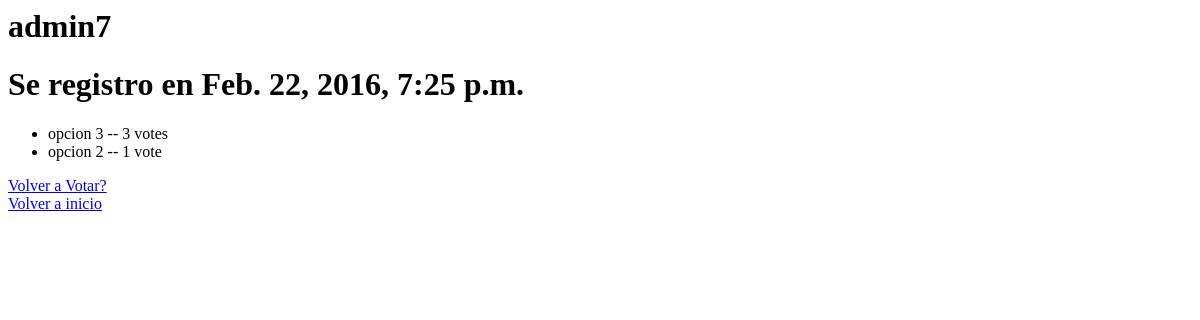
Page /polls/7/results/ on the earlier database version.
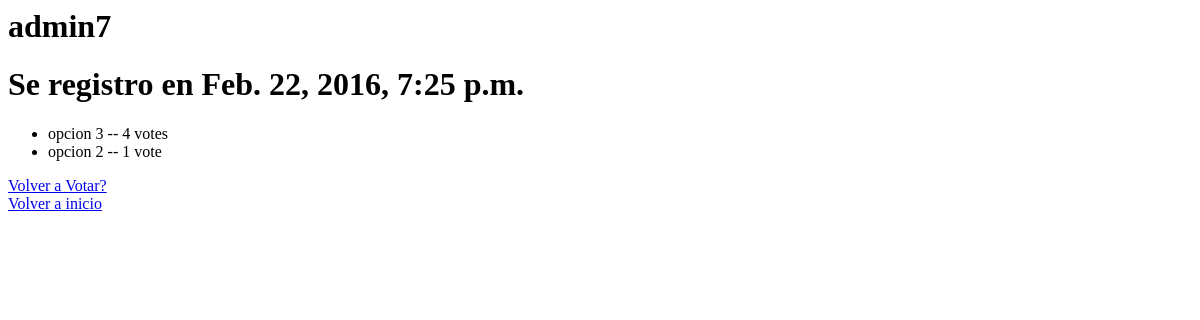
Same page on the later database version.
### polls/models.py (models this page shows, shortened)
@python_2_unicode_compatible  # si solo es necesario para apoyar a python2
class Choice(models.Model):
    question = models.ForeignKey(Question, on_delete=models.CASCADE)
    choice_text = models.CharField(max_length=200)
    votes = models.IntegerField(default=0)

### polls/views.py (the view)
# urls.py: url(r'^(?P<pk>[0-9]+)/results/$', views.ResultsView.as_view(), name='results'),
class ResultsView(generic.DetailView):
    model = Question
    template_name = 'polls/results.html'

### polls/templates/polls/results.html
<h1>{{ question.question_text }}</h1>
<h1>Se registro en {{ question.pub_date }}</h1>
<ul>
{% for choice in question.choice_set.all %}
    <li>{{ choice.choice_text }} -- {{ choice.votes }} vote{{ choice.votes|pluralize }}</li>
{% endfor %}
</ul>
<a href="{% url 'polls:detail' question.id %}">Volver a Votar?</a></br>
<a href="{% url 'polls:index' %}">Volver a inicio</a>

Differences in the rows shown:
changed Choice "opcion 3": votes "3" → "4"
